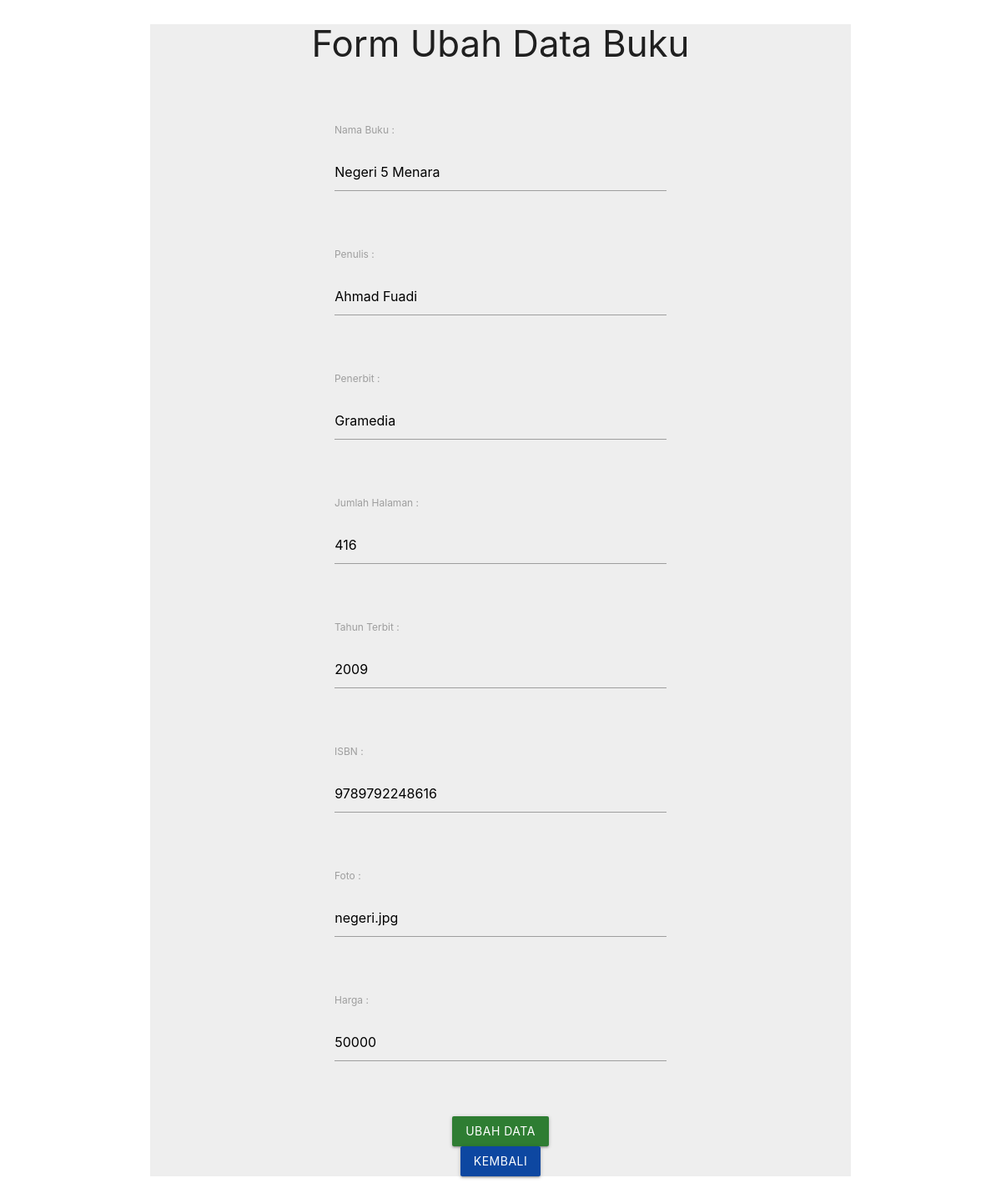
The app's page /latihan7a/php/ubah.php?id=1 with its own data.
### tables this page shows
CREATE TABLE `buku` (
  `id` int(11) NOT NULL,
  `nama_buku` varchar(50) DEFAULT NULL,
  `penulis` varchar(50) DEFAULT NULL,
  `penerbit` varchar(50) DEFAULT NULL,
  `jumlah_halaman` int(11) DEFAULT NULL,
  `tahun_terbit` int(11) DEFAULT NULL,
  `isbn` char(15) DEFAULT NULL,
  `foto` varchar(50) DEFAULT NULL,
  `harga` int(11) DEFAULT NULL
);

### latihan7a/php/functions.php (called while the page is built, shortened)
<?php
function koneksi()
{
    $conn = mysqli_connect("localhost", "root", "") or die("koneksi ke DB gagal");
    mysqli_select_db($conn, "tubes_193040038") or die("Database salah!");
    return $conn;
}
function query($sql)
{
    $conn = koneksi();
    $result = mysqli_query($conn, "$sql");
    $rows = [];
    while ($row = mysqli_fetch_assoc($result)) {
        $rows[] = $row;
    }
    return $rows;
}

### latihan7a/php/ubah.php (the view, shortened to what this page needs)
<?php
require 'functions.php';
$id = $_GET['id'];
$buku = query("SELECT * FROM buku WHERE id = $id")[0];
?>
<!DOCTYPE html>
<html lang="en">
<head>
  <link type="text/css" rel="stylesheet" href="../css/materialize.min.css" media="screen,projection" />
</head>
<body>
  <div class="container grey lighten-3">
    <center>
      <h3>Form Ubah Data Buku</h3>
    </center>
    <div class="row">
      <form action="" method="POST">
        <div class="row">
          <div class="input-field col s6 offset-s3">
          </div>
        </div>
        <div class="row">
          <div class="input-field col s6 offset-s3">
            <label for="nama_buku">Nama Buku :</label><br>
            <input type="text" name="nama_buku" id="nama_buku" required value="<?= $buku['nama_buku']; ?>"><br><br>
          </div>
        </div>
        <div class="row">
          <div class="input-field col s6 offset-s3">
            <label for="penulis">Penulis :</label><br>
            <input type="text" name="penulis" required value="<?= $buku['penulis']; ?>"><br><br>
          </div>
        </div>
        <div class="row">
          <div class="input-field col s6 offset-s3">
            <label for="penerbit">Penerbit :</label><br>
            <input type="text" name="penerbit" required value="<?= $buku['penerbit']; ?>"><br><br>
          </div>
        </div>
        <div class="row">
          <div class="input-field col s6 offset-s3">
            <label for="jumlah_halaman">Jumlah Halaman :</label><br>
            <input type="text" name="jumlah_halaman" required value="<?= $buku['jumlah_halaman']; ?>"><br><br>
          </div>
        </div>
        <div class="row">
          <div class="input-field col s6 offset-s3">
            <label for="tahun_terbit">Tahun Terbit :</label><br>
            <input type="text" name="tahun_terbit" required value="<?= $buku['tahun_terbit']; ?>"><br><br>
          </div>
        </div>
        <div class="row">
          <div class="input-field col s6 offset-s3">
            <label for="isbn">ISBN :</label><br>
            <input type="text" name="isbn" required value="<?= $buku['isbn']; ?>"><br><br>
          </div>
        </div>
        <div class="row">
          <div class="input-field col s6 offset-s3">
            <label for="foto">Foto :</label><br>
            <input type="text" name="foto" required value="<?= $buku['foto']; ?>"><br><br>
          </div>
        </div>
        <div class="row">
          <div class="input-field col s6 offset-s3">
            <label for="harga">Harga :</label><br>
            <input type="text" name="harga" required value="<?= $buku['harga']; ?>">
          </div>
        </div>
        <br>
        <center><button class="waves-effect green darken-3 btn" type="submit" name="ubah">Ubah Data</button></center>
        <center><a class="waves-effect blue darken-4 btn" href="admin.php">Kembali</a></center>
      </form>
    </div>
  </div>
</body>
</html>

### records on screen
buku: nama_buku "Negeri 5 Menara", penulis "Ahmad Fuadi", penerbit "Gramedia", jumlah_halaman "416", tahun_terbit "2009", isbn "9789792248616", foto "negeri.jpg", harga "50000"
